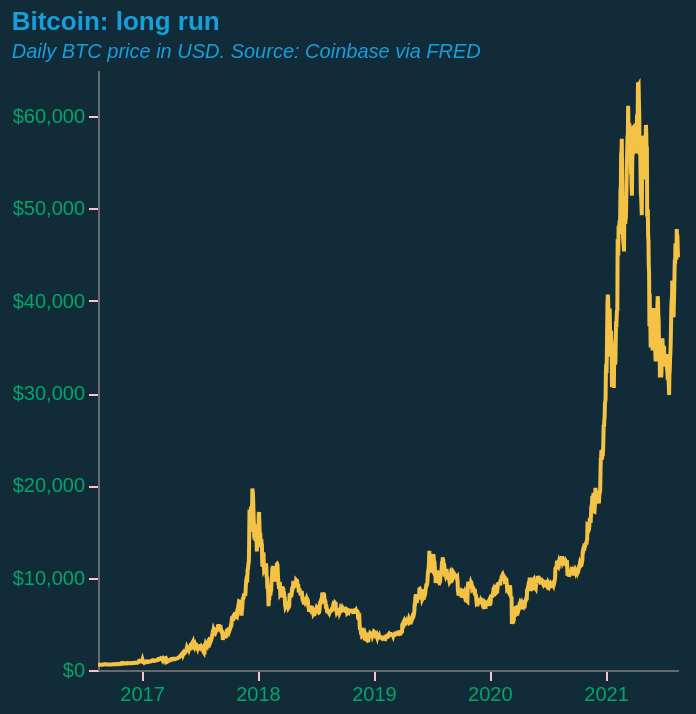

Source (Vega-Lite JSON):
### Vega-Lite specification from a JSON file in a GitHub repository (floating-point values rounded to 4 significant figures; data arrays with more than 128 entries replaced by an {"elided": "..."} marker saying what was removed)
{"$schema": "https://vega.github.io/schema/vega-lite/v5.json", "title": {"text": "Bitcoin: long run", "subtitle": "Daily BTC price in USD. Source: Coinbase via FRED", "subtitleFontStyle": "italic", "subtitleFontSize": 10, "anchor": "start", "color": "#179fdb", "subtitleColor": "#179fdb"}, "config": {"background": "#122b39", "view": {"stroke": "transparent"}}, "width": 290, "height": 300, "data": {"values": {"elided": "1827 records"}}, "mark": {"type": "line", "point": false, "interpolate": "linear", "color": "#f4c245"}, "transform": [{"calculate": "timeParse(datum.DATE, '%d/%m/%Y')", "as": "date"}, {"calculate": "year(datum.date)", "as": "year"}, {"filter": "datum.year>=minYear"}, {"filter": "datum.year<=maxYear"}], "params": [{"name": "minYear", "value": 2016, "bind": {"input": "range", "min": 2016, "max": 2021, "step": 1, "name": "Start year:"}}, {"name": "maxYear", "value": 2021, "bind": {"input": "range", "min": 2016, "max": 2021, "step": 1, "name": "End year:"}}], "encoding": {"x": {"field": "date", "type": "temporal", "axis": {"title": null, "grid": false, "labelSeparation": 10, "domainColor": "dimgrey", "labelColor": "#00a767", "tickColor": "pink", "gridColor": "dimgrey"}}, "y": {"field": "CBBTCUSD", "type": "quantitative", "title": "", "axis": {"grid": false, "domainColor": "dimgrey", "labelColor": "#00a767", "tickColor": "pink", "gridColor": "dimgrey", "format": "$,.5"}}}}
